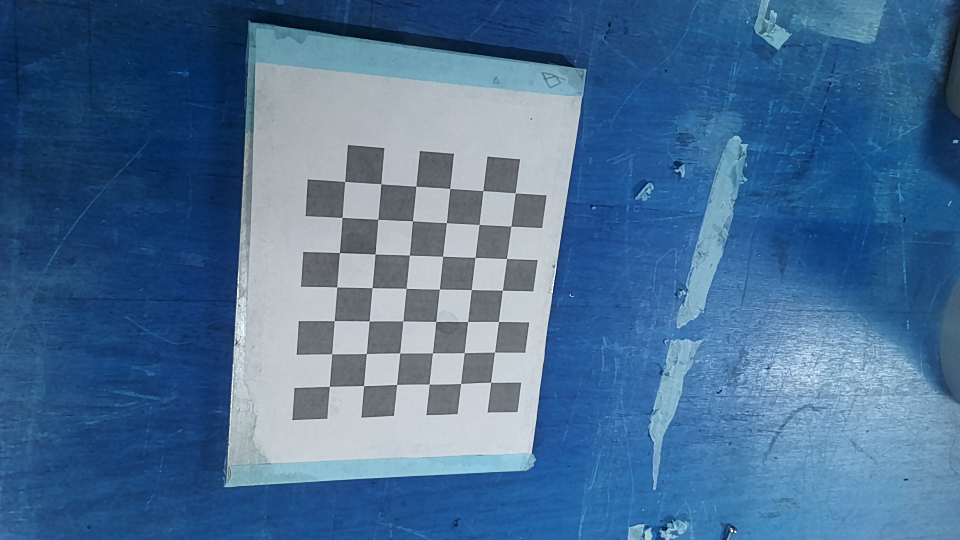
#> input picture camera_calibration/right_arm26-07/frame_ 10.png, 960 x 540 px, given as the content of the folder manual_saved_frames, which was not available
$ python calibrate_intrinsics.py
#> lines starting #> are read from the running program, lines starting #| are printed output that depends on the picture; pictures that were not available may be replaced by others from this repository, and a replacement may not be noted
import numpy as np
import cv2
import glob
import os
import argparse
from termcolor import cprint
import sys
from tqdm import tqdm

class ChessboardCalibrator(object):

    def __init__(self, w, h, square_size_meter):
        self.w = w
        self.h = h
        self.square_size_meter = square_size_meter
        self.chessboard_points = np.zeros((w * h, 3), np.float32)
        self.chessboard_points[:, :2] = np.mgrid[0:w,0:h].T.reshape(-1, 2) * square_size_meter
        self.criteria = (cv2.TERM_CRITERIA_EPS + cv2.TERM_CRITERIA_MAX_ITER, 30, 0.001)


        self.kernel_size = 11

        self.images = []
        self.gray_images = []
        self.undistored_images = []
        self.chessboard_world_points = []
        self.chessboard_image_points = []
        self.camera_matrix = np.eye(3, dtype=float)
        self.camera_matrix_refined = np.eye(3, dtype=float)
        self.camera_distortions = np.zeros((5,), dtype=float)
        self.chessboard_poses = []
        self.robot_poses = []

    def consumeImage(self, img, color_image=True):
        if color_image:
            gray = cv2.cvtColor(img, cv2.COLOR_BGR2GRAY)
        else:
            gray = img

        ret, corners = cv2.findChessboardCorners(gray, (self.w, self.h), None)


        if ret:
            self.images.append(img.copy())
            self.gray_images.append(gray.copy())
            self.chessboard_world_points.append(self.chessboard_points)
            corners2 = cv2.cornerSubPix(gray, corners, (self.kernel_size, self.kernel_size), (-1, -1), self.criteria)
            self.chessboard_image_points.append(corners2)

            return corners2
        return None

    # [62 lines left out: functions calibrate, refineCameraMatrix, buildUndistortedImages, singleRowPrint, setRobotPoses, not called in this run]


    def run_calibration(self, images_files, args):

        #######################################
        # Feed with images
        #######################################
        self.discarded = []
        with tqdm(total=len(images_files)) as pbar:
            for i, fname in enumerate(images_files):
                img = cv2.imread(fname)
#> img is the input picture: shape (540, 960, 3); mean B, G, R 148.3, 110.8, 73.8
                if self.consumeImage(img) is None:
#> in consumeImage, `gray = cv2.cvtColor(img, cv2.COLOR_BGR2GRAY)`:
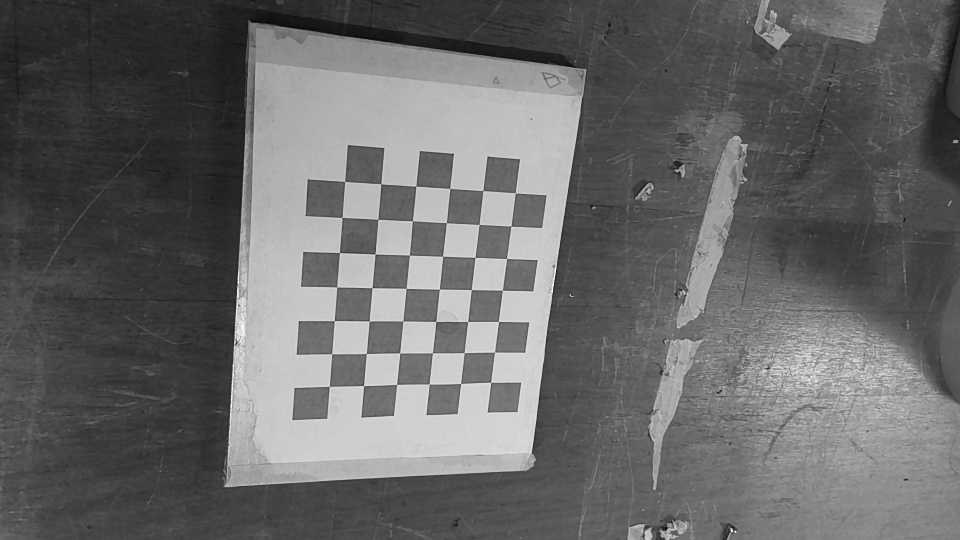
#> gray: shape (540, 960); min 6, max 253, mean 104
#> in consumeImage, `ret, corners = cv2.findChessboardCorners(gray, (self.w, self.h), None)`: ret = False; corners = None
                    self.discarded.append(i)
                pbar.update()

        print("DIscarded images:", len(self.discarded))
        #######################################
        # Images check
        #######################################
        if len(self.images) == 0:
            cprint("No images found!")
            sys.exit(0)
#> (the program exits here)

$ run again, on camera_calibration/right_arm26-07/frame_ 11.png
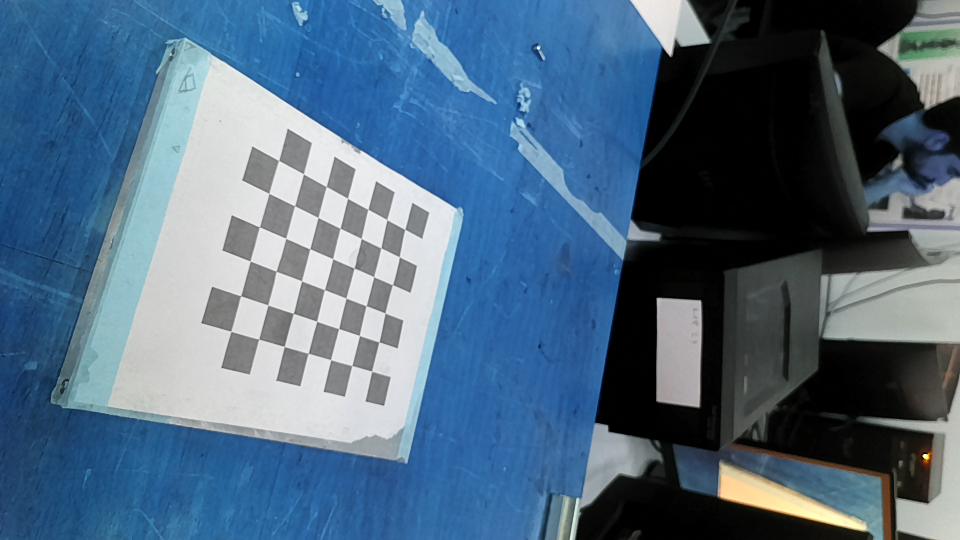
#> input picture camera_calibration/right_arm26-07/frame_ 11.png, 960 x 540 px, given as the content of the folder manual_saved_frames, which was not available
#> in run_calibration, img is the input picture: shape (540, 960, 3); mean B, G, R 127.6, 104.5, 78.5
#> in consumeImage, `gray = cv2.cvtColor(img, cv2.COLOR_BGR2GRAY)`:
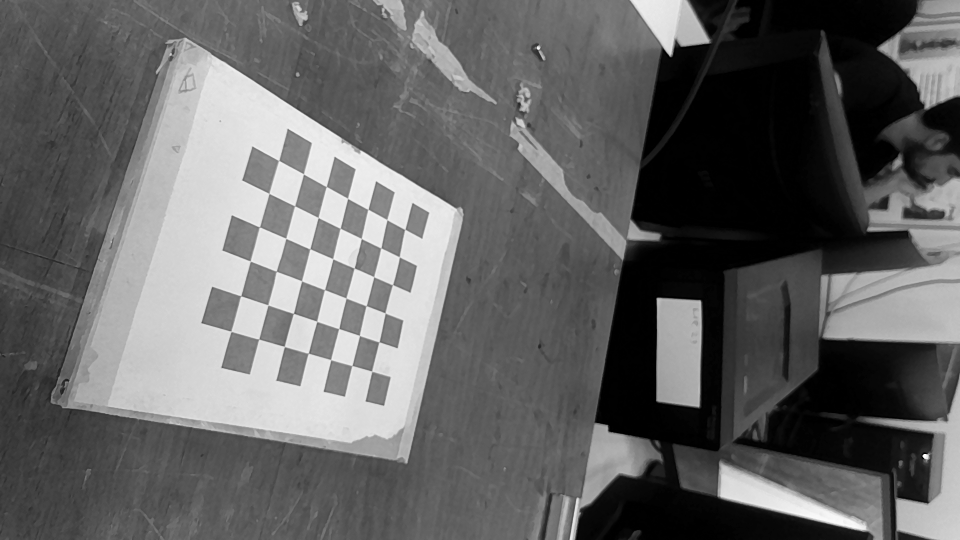
#> gray: shape (540, 960); min 0, max 255, mean 99.4
#> ret = False; corners = None

$ run again, on camera_calibration/right_arm26-07/frame_ 12.png
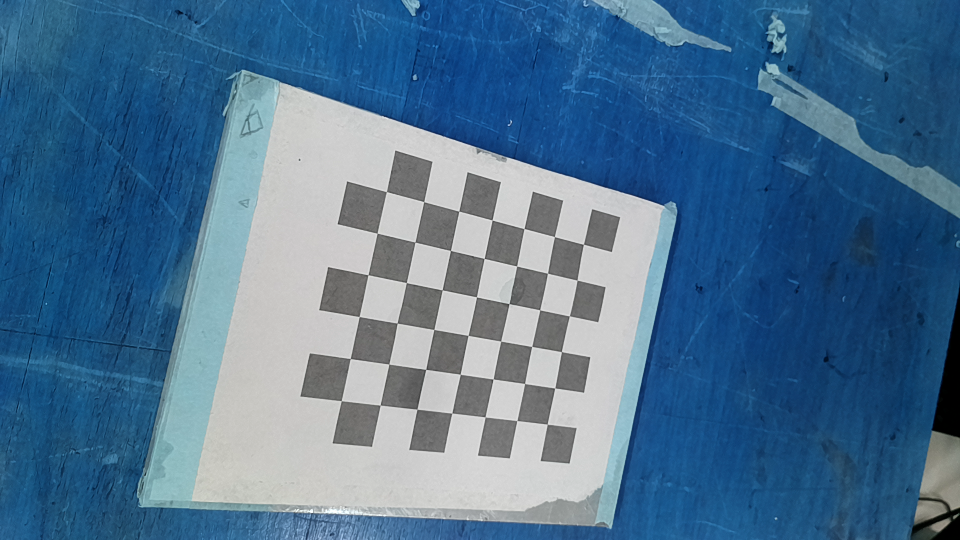
#> input picture camera_calibration/right_arm26-07/frame_ 12.png, 960 x 540 px, given as the content of the folder manual_saved_frames, which was not available
#> in run_calibration, img is the input picture: shape (540, 960, 3); mean B, G, R 144.7, 114, 77.9
#> in consumeImage, `gray = cv2.cvtColor(img, cv2.COLOR_BGR2GRAY)`:
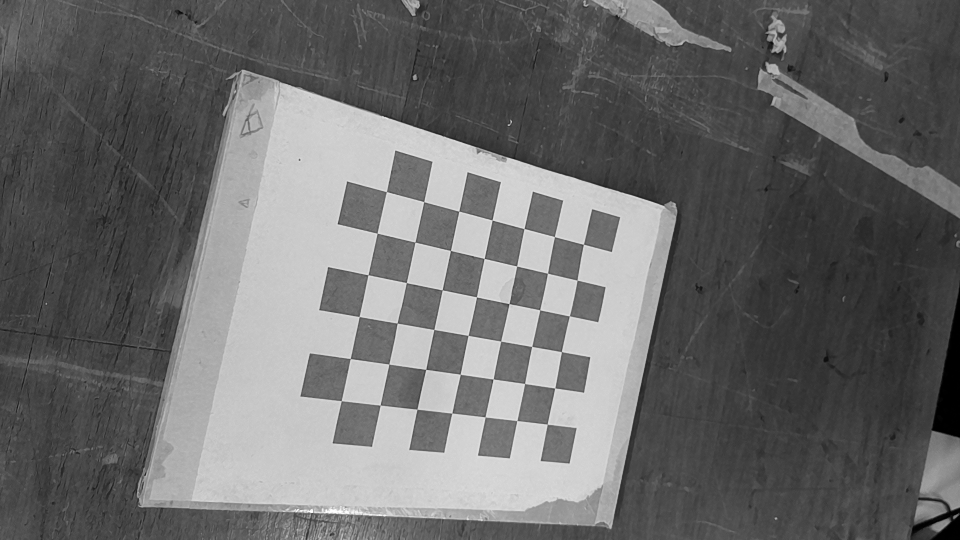
#> gray: shape (540, 960); min 0, max 255, mean 106.7
#> ret = False; corners = None
